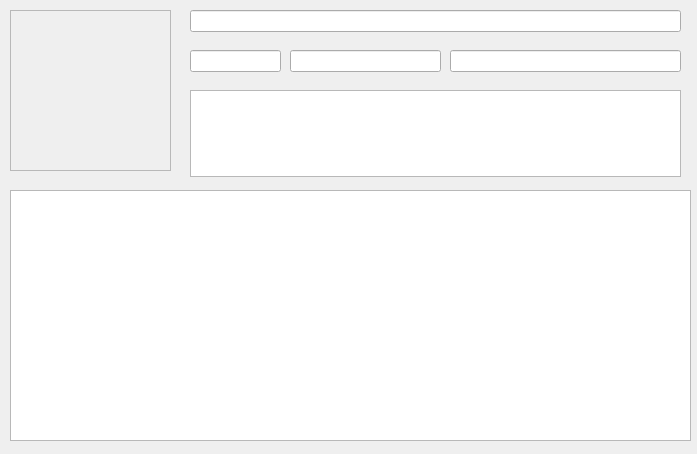
<?xml version="1.0" encoding="UTF-8"?>
<ui version="4.0">
 <class>Form</class>
 <widget class="QWidget" name="Form">
  <property name="geometry">
   <rect>
    <x>0</x>
    <y>0</y>
    <width>697</width>
    <height>454</height>
   </rect>
  </property>
  <property name="windowTitle">
   <string>Form</string>
  </property>
  <widget class="QFrame" name="frame">
   <property name="geometry">
    <rect>
     <x>10</x>
     <y>10</y>
     <width>161</width>
     <height>161</height>
    </rect>
   </property>
   <property name="frameShape">
    <enum>QFrame::StyledPanel</enum>
   </property>
   <property name="frameShadow">
    <enum>QFrame::Raised</enum>
   </property>
  </widget>
  <widget class="QLineEdit" name="fullNameEdit">
   <property name="geometry">
    <rect>
     <x>190</x>
     <y>10</y>
     <width>491</width>
     <height>22</height>
    </rect>
   </property>
  </widget>
  <widget class="QLineEdit" name="ratingEdit">
   <property name="geometry">
    <rect>
     <x>190</x>
     <y>50</y>
     <width>91</width>
     <height>22</height>
    </rect>
   </property>
  </widget>
  <widget class="QLineEdit" name="experienceEdit">
   <property name="geometry">
    <rect>
     <x>290</x>
     <y>50</y>
     <width>151</width>
     <height>22</height>
    </rect>
   </property>
  </widget>
  <widget class="QLineEdit" name="phoneNumberEdit">
   <property name="geometry">
    <rect>
     <x>450</x>
     <y>50</y>
     <width>231</width>
     <height>22</height>
    </rect>
   </property>
  </widget>
  <widget class="QTextEdit" name="infoEdit">
   <property name="geometry">
    <rect>
     <x>190</x>
     <y>90</y>
     <width>491</width>
     <height>87</height>
    </rect>
   </property>
  </widget>
  <widget class="QListWidget" name="commentslist">
   <property name="geometry">
    <rect>
     <x>10</x>
     <y>190</y>
     <width>681</width>
     <height>251</height>
    </rect>
   </property>
  </widget>
 </widget>
 <resources/>
 <connections/>
</ui>
